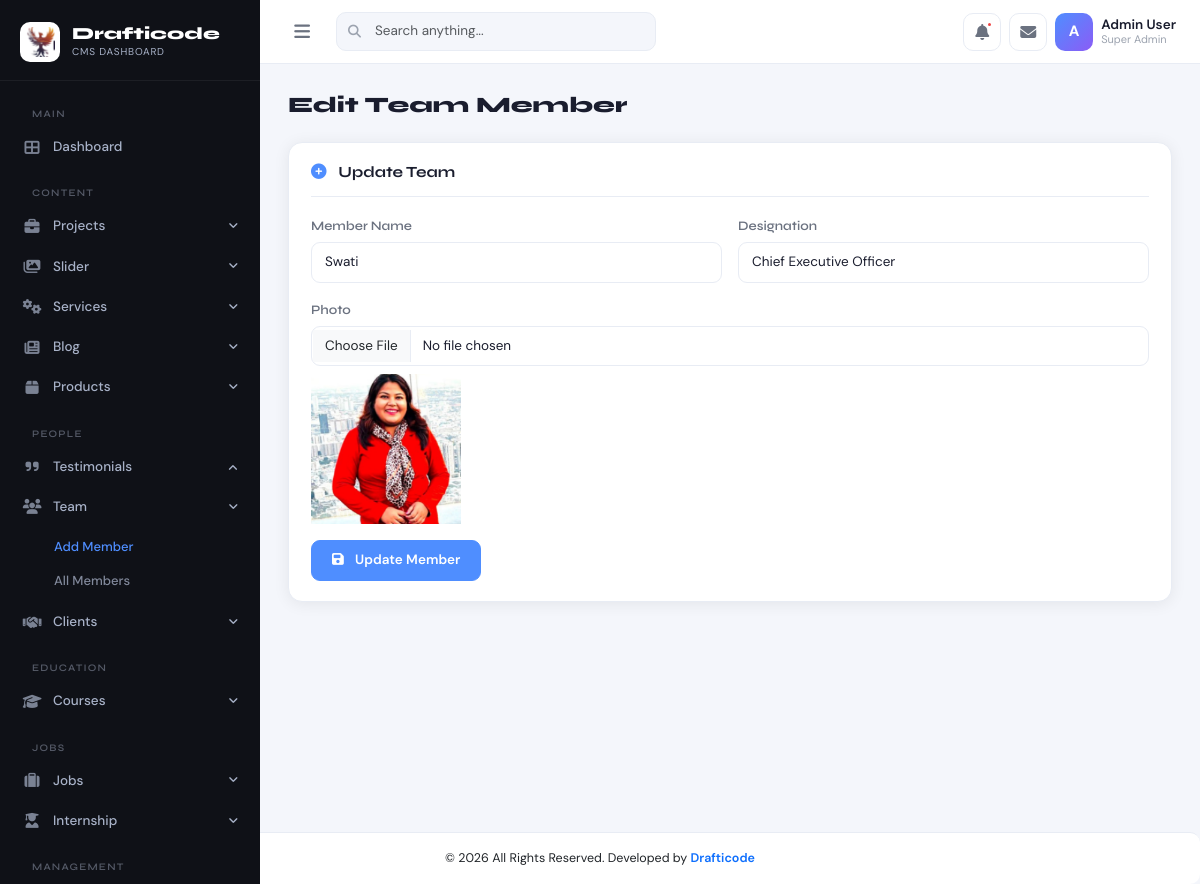
Page /admin-dashboard/addteam.php?id=11 on the committed database.
### tables this page shows
CREATE TABLE `teams` (
  `id` int(11) NOT NULL,
  `name` varchar(256) NOT NULL,
  `image` varchar(256) NOT NULL,
  `designation` varchar(5000) NOT NULL
);

### admin-dashboard/addteam.php (the view, shortened to what this page needs)
<?php
include 'connection/config.php';
$editMode = false;
$row = [];
if (isset($_GET['id'])) {
  $editMode = true;
  $id = $_GET['id'];
  $stmt = $pdo->prepare("SELECT * FROM teams WHERE id=?");
  $stmt->execute([$id]);
  $row = $stmt->fetch(PDO::FETCH_ASSOC);
}
?>
<!DOCTYPE html>
<html lang="en">
<head>
  <link rel="stylesheet" href="https://cdnjs.cloudflare.com/ajax/libs/bootstrap/5.3.2/css/bootstrap.min.css">
  <link rel="stylesheet" href="https://cdnjs.cloudflare.com/ajax/libs/font-awesome/6.5.1/css/all.min.css">
  <link rel="stylesheet" href="assets/css/admin.css">
</head>
<body>
  <?php include 'common/sidebar.php' ?>
  <?php include 'common/topbar.php' ?>
  <div id="main-content">
    <div class="page-header">
      <h1 class="page-title">
        <?= $editMode ? 'Edit Team Member' : 'Add Team Member' ?>
      </h1>
    </div>
    <div class="admin-card">
      <div class="section-header">
          <h3 class="section-title">
              <i class="fas fa-plus-circle me-2 text-primary-custom"></i>
              <?= $editMode ? 'Update Team' : 'Add New Team' ?>
          </h3>
      </div>
      <form method="POST" enctype="multipart/form-data">
        <div class="row g-3">
          <div class="col-md-6">
            <label class="form-label">Member Name</label>
            <input type="text"
              class="form-control"
              name="name"
              value="<?= $editMode ? htmlspecialchars($row['name']) : '' ?>"
              required>
          </div>
          <div class="col-md-6">
            <label class="form-label">Designation</label>
            <input type="text"
              class="form-control"
              name="designation"
              value="<?= $editMode ? htmlspecialchars($row['designation']) : '' ?>"
              required>
          </div>
          <div class="col-md-12">
            <label class="form-label">Photo</label>
            <input type="file"
              name="photo"
              class="form-control"
              id="photoUpload"
              accept="image/*">
            <div class="mt-2" id="photoPreview">
              <?php if ($editMode && !empty($row['image'])) { ?>
                <img src="../upload/<?= $row['image'] ?>" width="150">
              <?php } ?>
            </div>
          </div>
        </div>
        <div class="pt-3">
          <button type="submit"
            name="<?= $editMode ? 'update_team' : 'add_team' ?>"
            class="btn btn-primary">
            <i class="fas fa-save me-2"></i>
            <?= $editMode ? 'Update Member' : 'Save Member' ?>
          </button>
        </div>
      </form>
    </div>
  </div>
  <?php include 'common/footer.php' ?>
</body>
</html>

### admin-dashboard/assets/css/admin.css (style rules this page uses)
:root { --sidebar-width: 260px; --sidebar-bg: #0f1117; --sidebar-text: #a8b2c8; --sidebar-active: #ffffff; --sidebar-hover-bg: rgba(255,255,255,0.06); --sidebar-accent: #4f8eff; --topbar-height: 64px; --topbar-bg: #ffffff; --body-bg: #f4f6fb; --card-bg: #ffffff; --card-shadow: 0 2px 16px rgba(0,0,0,0.07); --card-radius: 14px; --text-primary: #1a1d2e; --text-secondary: #6b7280; --text-muted: #9ca3af; --border-color: #e8ecf4; --accent-blue: #4f8eff; --accent-purple: #8b5cf6; --accent-green: #10b981; --accent-orange: #f59e0b; --accent-red: #ef4444; --accent-cyan: #06b6d4; --transition: all 0.22s cubic-bezier(.4,0,.2,1); }
* { box-sizing: border-box; }
body { font-family: 'DM Sans', sans-serif; background: var(--body-bg); color: var(--text-primary); margin: 0; padding: 0; min-height: 100vh; font-size: 14.5px; }
h1,h2,h3,h4,h5,h6 { font-family: 'Syne', sans-serif; font-weight: 700; }
#main-content { margin-left: var(--sidebar-width); margin-top: var(--topbar-height); padding: 28px; min-height: calc(100vh - var(--topbar-height)); transition: var(--transition); }
.page-header { display: flex; align-items: center; justify-content: space-between; margin-bottom: 24px; }
.page-title { font-family: 'Syne', sans-serif; font-size: 22px; font-weight: 800; color: var(--text-primary); margin: 0; }
.admin-card { background: var(--card-bg); border-radius: var(--card-radius); box-shadow: var(--card-shadow); border: 1px solid var(--border-color); padding: 20px 22px; }
.btn-primary { background: var(--accent-blue); border-color: var(--accent-blue); font-weight: 600; font-size: 13.5px; padding: 9px 20px; border-radius: 9px; transition: var(--transition); }
.form-label { font-size: 13px; font-weight: 600; color: var(--text-secondary); margin-bottom: 6px; font-family: 'Syne', sans-serif; }
.form-control, .form-select { border: 1.5px solid var(--border-color); border-radius: 9px; padding: 9px 13px; font-size: 13.5px; color: var(--text-primary); transition: var(--transition); background: var(--card-bg); }
.section-header { display: flex; align-items: center; justify-content: space-between; margin-bottom: 18px; padding-bottom: 14px; border-bottom: 1px solid var(--border-color); }
.section-title { font-family: 'Syne', sans-serif; font-size: 15.5px; font-weight: 700; color: var(--text-primary); margin: 0; }
.text-primary-custom { color: var(--accent-blue) !important; }

### rows in the picture
teams: name "Swati", designation "Chief Executive Officer", image (picture)
